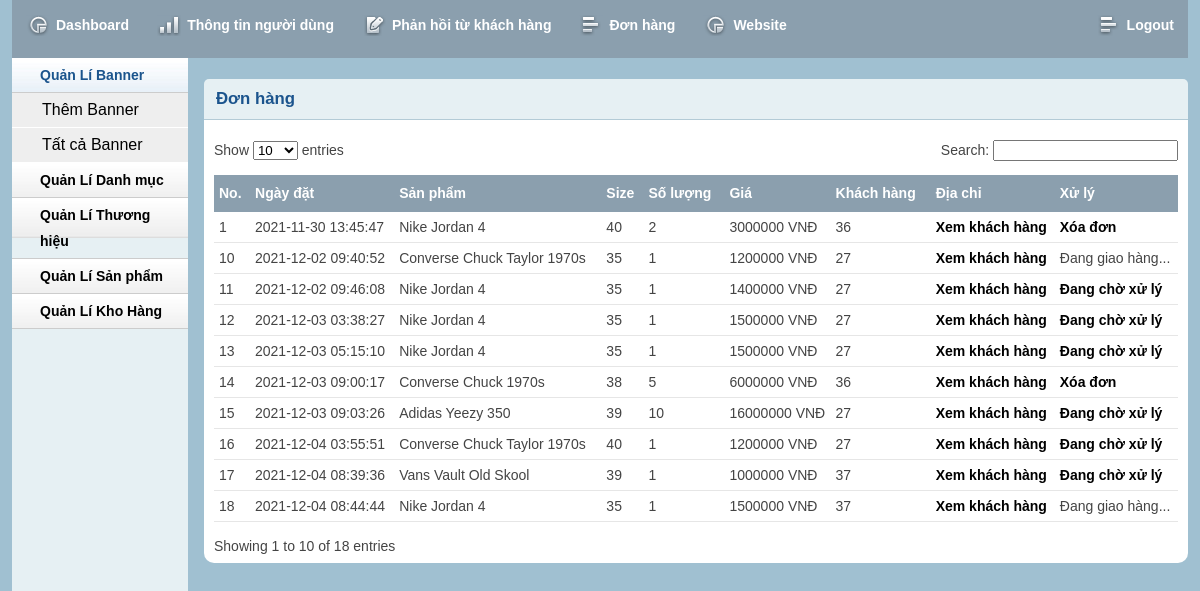
The app's page /web_mvc/admin/inbox.php (signed in) with its own data.
### tables this page shows
CREATE TABLE `tbl_order` (
  `id` int(11) NOT NULL,
  `productId` int(11) NOT NULL,
  `productName` varchar(255) NOT NULL,
  `customer_id` int(11) NOT NULL,
  `size` int(50) NOT NULL,
  `quantity` int(11) NOT NULL,
  `price` varchar(255) NOT NULL,
  `image` varchar(255) NOT NULL,
  `status` int(11) NOT NULL DEFAULT 0,
  `date_order` timestamp NOT NULL DEFAULT current_timestamp()
);

### web_mvc/lib/database.php (called while the page is built, shortened)
<?php
Class Database extends PDO{
   public $host   = DB_HOST;
   public $user   = DB_USER;
   public $pass   = DB_PASS;
   public $dbname = DB_NAME;
   public $link;
private function connectDB(){
   $this->link = new mysqli($this->host, $this->user, $this->pass,
    $this->dbname);
 }
public function select($query){
  $result = $this->link->query($query) or
   die($this->link->error.__LINE__);
  if($result->num_rows > 0){
    return $result;
  } else {
    return false;
  }
 }
}

### web_mvc/classes/cart.php (called while the page is built, shortened)
<?php
	$filepath = realpath(dirname(__FILE__));
	include_once ($filepath.'/../lib/database.php');
?>
<?php
	class cart
	{
		private $db;
		public function __construct()
		{
			$this->db = new Database();
		}
		public function get_inbox_cart()
		{
			$query = "SELECT * FROM tbl_order ";
			$get_inbox_cart = $this->db->select($query);
			return $get_inbox_cart;
		}
	}
 ?>

### web_mvc/admin/inbox.php (the view, shortened to what this page needs)
<?php include 'inc/header.php';?>
<?php include 'inc/sidebar.php';?>
<?php
	$filepath = realpath(dirname(__FILE__));
	include_once ($filepath.'/../classes/cart.php');
 ?>
<div class="grid_10">
    <div class="box round first grid">
        <h2>Đơn hàng</h2>
        <div class="block">
            <table class="data display datatable" id="example">
                <thead>
                    <tr>
                        <th>No.</th>
                        <th>Ngày đặt</th>
                        <th>Sản phẩm</th>
                        <th>Size</th>
                        <th>Số lượng</th>
                        <th>Giá</th>
                        <th>Khách hàng</th>
                        <th>Địa chỉ</th>
                        <th>Xử lý</th>
                    </tr>
                </thead>
                <tbody>
                    <?php
						$ct = new cart();
						$get_inbox_cart = $ct -> get_inbox_cart();
						if ($get_inbox_cart) {
							$i=0;
							while ($result = $get_inbox_cart->fetch_assoc()) {
								$i++;
						 ?>
                    <tr class="odd gradeX">
                        <td><?php echo $i; ?></td>
                        <td><?php echo $result['date_order']; ?></td>
                        <td><?php echo $result['productName'] ?> </td>
                        <td><?php echo $result['size'] ?></td>
                        <td><?php echo $result['quantity'] ?></td>
                        <td><?php echo $result['price'].' VNĐ' ?></td>
                        <td><?php echo $result['customer_id'] ?></td>
                        <td><a href="customer.php?customerid=<?php echo $result['customer_id'] ?>">Xem khách hàng</a>
                        </td>
                        <td>
                            <?php
								if($result['status']==0){
								 ?>
                            <a
                                href="?shiftid=<?php echo $result['id'] ?>&qty=<?php echo $result['quantity'] ?>&proid=<?php echo $result['productId'] ?>&price=<?php echo $result['price']; ?>&time=<?php echo $result['date_order'] ?>">Đang
                                chờ xử lý
                                <?php
								}elseif($result['status']==1) {
								 ?>
                                <?php
								echo 'Đang giao hàng...';
								 ?>
                                <?php
								}elseif($result['status']==2) {
								 ?>
                                <a
                                    href="?delid=<?php echo $result['id'] ?>&price=<?php echo $result['price']; ?>&time=<?php echo $result['date_order'] ?>">Xóa
                                    đơn</a>
                                <?php
								}
								 ?>
                        </td>
                    </tr>
                    <?php
						}
						}
						 ?>
                </tbody>
            </table>
        </div>
    </div>
</div>
<?php include 'inc/footer.php';?>

### web_mvc/admin/css/layout.css (style rules this page uses)
body { background: #fff none repeat scroll 0 0; color: #444; font-size: 14px; padding: 0; }
a { color: #000; font-weight:bold; text-decoration: none; }
h1, h2, h3, h4, h5, h6 { line-height:1.2em; margin-bottom:.3em; }
h2 { margin-top:1em; }
.box { background:#fff; margin-bottom:20px; padding:10px 10px 10px 10px; margin-left:-8px; }
.box.grid { padding-bottom:40px; }
.box.round { -moz-border-radius: 5px 5px 0px 0px; -webkit-border-radius: 5px 5px 0px 0px; border-radius: 10px 10px }
.box h2 { font-size:1.2em; font-weight:bold; color:#1B548D; background:#E6F0F3; margin:-10px -10px 0 -10px; padding:10px 12px; border-bottom:1px solid #B3CBD6; -moz-border-radius: 5px 5px 0px 0px; -webkit-border-radius: 5px 5px 0px 0px; border-radius: 5px 5px 0px 0px; }
.box.first { min-height: 406px; }
.block { padding-top:20px; }
.block { padding-bottom:1px; }
table.display { margin: 0 auto; clear: both; width: 100%; }
table#example th { background: #8b9fae !important; }
.sorting_asc { background: #cf4a45 url(../img/table/sort_asc.png) no-repeat center right; padding:8px 5px; text-align:left; color:#fff; }
.sorting { background:#8f8f8f url(../img/table/sort_both.png) no-repeat center right; padding:8px 5px; text-align:left; color:#fff; }
tr.odd { height: 30px; line-height: 30px; border-bottom:1px solid #e6e6e6; }
tr.even { height: 30px; line-height: 30px; border-bottom:1px solid #e6e6e6; }
tr.odd td, tr.even td { padding-left:5px; }

### records on screen
tbl_order: date_order "2021-11-30 13:45:47", productName "Nike Jordan 4", size "40", quantity "2", price "3000000", customer "36"
tbl_order: date_order "2021-12-02 09:40:52", productName "Converse Chuck Taylor 1970s", size "35", quantity "1", price "1200000", customer "27", status "Đang giao hàng..."
tbl_order: date_order "2021-12-02 09:46:08", productName "Nike Jordan 4", size "35", quantity "1", price "1400000", customer "27"
tbl_order: date_order "2021-12-03 03:38:27", productName "Nike Jordan 4", size "35", quantity "1", price "1500000", customer "27"
tbl_order: date_order "2021-12-03 05:15:10", productName "Nike Jordan 4", size "35", quantity "1", price "1500000", customer "27"
tbl_order: date_order "2021-12-03 09:00:17", productName "Converse Chuck 1970s", size "38", quantity "5", price "6000000", customer "36"
tbl_order: date_order "2021-12-03 09:03:26", productName "Adidas Yeezy 350", size "39", quantity "10", price "16000000", customer "27"
tbl_order: date_order "2021-12-04 03:55:51", productName "Converse Chuck Taylor 1970s", size "40", quantity "1", price "1200000", customer "27"
tbl_order: date_order "2021-12-04 08:39:36", productName "Vans Vault Old Skool", size "39", quantity "1", price "1000000", customer "37"
tbl_order: date_order "2021-12-04 08:44:44", productName "Nike Jordan 4", size "35", quantity "1", price "1500000", customer "37", status "Đang giao hàng..."
